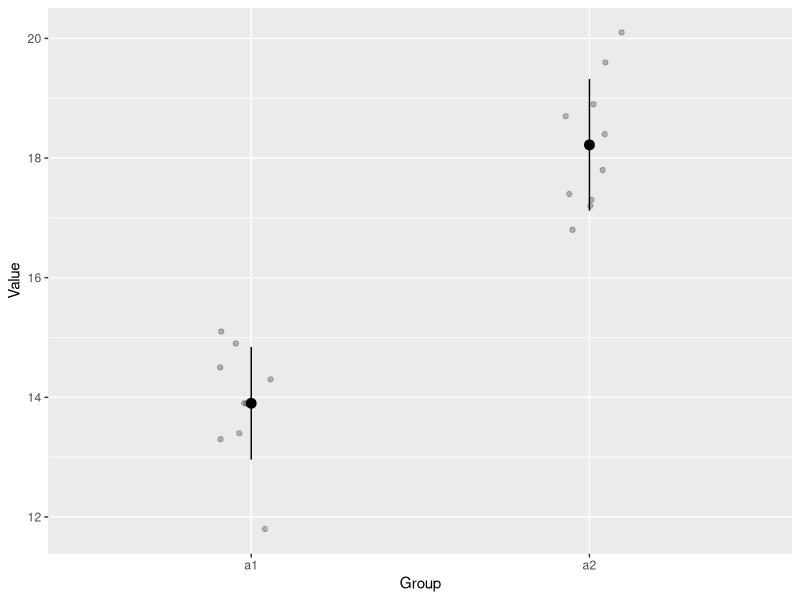
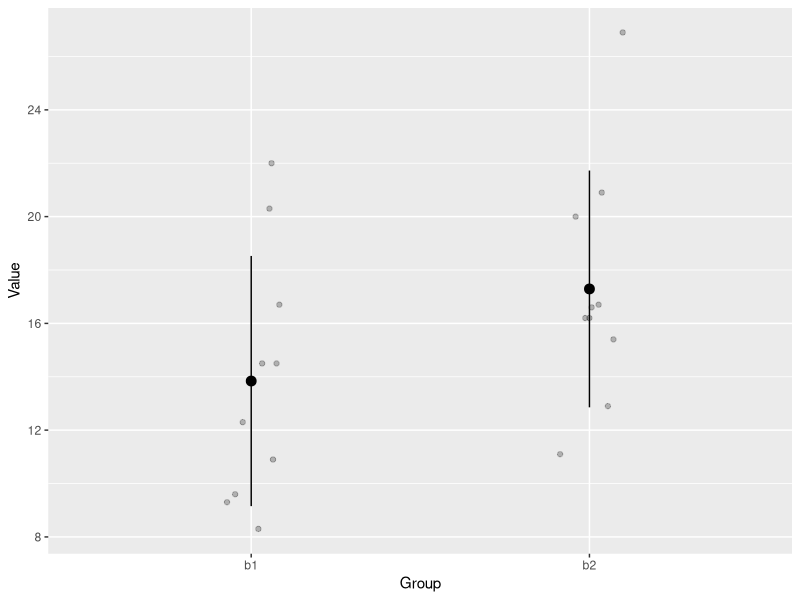
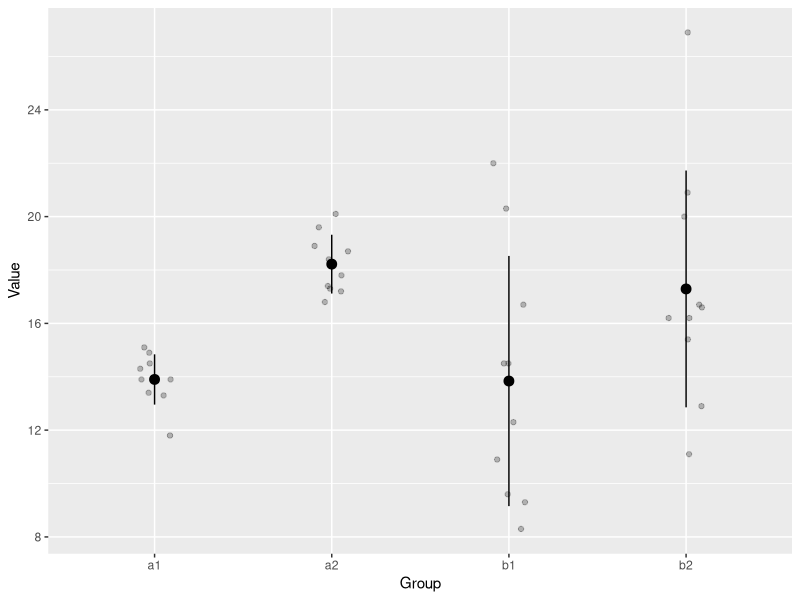

Here is the R script that generated these plots, in order:

# set up ------------------------------------------------------------------
rm(list = ls())
library(tidyverse)
# source(here::here("code/set_library"))

# Laboratory --------------------------------------------------------------

xs <-rnorm(n = 10, mean = 10, sd= 5)
ys <- rnorm(n = 10, mean = 12, sd = 5)
xl <- rnorm(n = 100, mean = 10, sd = 5)
yl <- rnorm(n = 100, mean = 12, sd = 5)

t.test(xs, ys, var.equal = TRUE)

t.test(xl, yl, var.equal = TRUE)

##Difference and Uncertainty
a1 <- c(13.9, 14.9 ,13.4, 14.3, 11.8, 13.9, 14.5, 15.1, 13.3, 13.9)
a2 <- c(17.4, 17.3, 20.1, 17.2, 18.4, 19.6, 16.8, 18.7, 17.8, 18.9)

b1 <- c(10.9, 20.3, 9.6, 8.3, 14.5, 12.3, 14.5, 16.7, 9.3, 22.0)
b2 <- c(26.9, 12.9, 11.1, 16.7, 20.0, 20.9, 16.6, 15.4, 16.2, 16.2)

df0 <- tibble(value = c(a1, a2, b1, b2), group = c(rep("a1", length(a1)),
                                                   rep("a2", length(a2)),
                                                   rep("b1", length(b1)),
                                                rep("b2", length(b2))))


df0_mu <- df0 %>%
  filter(group %in% c("a1", "a2")) %>% 
  group_by(group) %>% 
  summarize(mu_0 = mean(value),
            sd_0 = sd(value))

df0 %>% 
  filter(group %in% c("a1", "a2")) %>% 
  ggplot(aes(x = group,
             y = value)) +
  geom_jitter(width = 0.1, 
              height = 0,
              alpha = 0.25) +
  geom_segment(data = df0_mu,
               aes(x = group,
                   xend = group,
                   y = mu_0 - sd_0,
                   yend = mu_0 + sd_0)) +
  geom_point(data = df0_mu,
             aes(x = group,
                 y = mu_0),
             size = 3) +
  labs(x = "Group",
       y = "Value")

##comparing b1 and b2
df1_mu <- df0 %>%
  filter(group %in% c("b1", "b2")) %>% 
  group_by(group) %>% 
  summarize(mu_1 = mean(value),
            sd_1 = sd(value))

df0 %>% 
  filter(group %in% c("b1", "b2")) %>% 
  ggplot(aes(x = group,
             y = value)) +
  geom_jitter(width = 0.1, 
              height = 0,
              alpha = 0.25) +
  geom_segment(data = df1_mu,
               aes(x = group,
                   xend = group,
                   y = mu_1 - sd_1,
                   yend = mu_1 + sd_1)) +
  geom_point(data = df1_mu,
             aes(x = group,
                 y = mu_1),
             size = 3) +
  labs(x = "Group",
       y = "Value") 
## comparing all four
df2_mu <- df0 %>%
  filter(group %in% c("a1", "a2", "b1", "b2")) %>% 
  group_by(group) %>% 
  summarize(mu_2 = mean(value),
            sd_2 = sd(value))

df0 %>% 
  filter(group %in% c("a1", "a2", "b1", "b2")) %>% 
  ggplot(aes(x = group,
             y = value)) +
  geom_jitter(width = 0.1, 
              height = 0,
              alpha = 0.25) +
  geom_segment(data = df2_mu,
               aes(x = group,
                   xend = group,
                   y = mu_2 - sd_2,
                   yend = mu_2 + sd_2)) +
  geom_point(data = df2_mu,
             aes(x = group,
                 y = mu_2),
             size = 3) +
  labs(x = "Group",
       y = "Value") 

t.test(a1, a2, var.equal = FALSE)
t.test(b1, b2, var.equal = FALSE)
